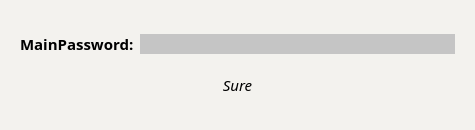
<?xml version="1.0" encoding="UTF-8"?>
<ui version="4.0">
 <class>LoginDialog</class>
 <widget class="QDialog" name="LoginDialog">
  <property name="geometry">
   <rect>
    <x>0</x>
    <y>0</y>
    <width>475</width>
    <height>130</height>
   </rect>
  </property>
  <property name="windowTitle">
   <string>Dialog</string>
  </property>
  <property name="styleSheet">
   <string notr="true">background-color: rgb(243, 242, 238);
border: 0px;</string>
  </property>
  <layout class="QVBoxLayout" name="verticalLayout">
   <item>
    <widget class="QFrame" name="DialogFrame">
     <layout class="QVBoxLayout" name="verticalLayout_3">
      <item>
       <layout class="QHBoxLayout" name="horizontalLayout">
        <item>
         <widget class="QLabel" name="label">
          <property name="font">
           <font>
            <family>Corbel</family>
            <pointsize>11</pointsize>
            <bold>true</bold>
           </font>
          </property>
          <property name="text">
           <string>MainPassword:</string>
          </property>
         </widget>
        </item>
        <item>
         <layout class="QVBoxLayout" name="verticalLayout_2">
          <item>
           <widget class="QLineEdit" name="lineEdit">
            <property name="font">
             <font>
              <family>Courier New</family>
              <pointsize>11</pointsize>
              <italic>true</italic>
              <bold>true</bold>
             </font>
            </property>
            <property name="styleSheet">
             <string notr="true">background-color: rgb(197, 197, 197);</string>
            </property>
           </widget>
          </item>
         </layout>
        </item>
       </layout>
      </item>
      <item>
       <widget class="QPushButton" name="pushButton">
        <property name="font">
         <font>
          <family>Corbel Light</family>
          <pointsize>11</pointsize>
          <italic>true</italic>
         </font>
        </property>
        <property name="text">
         <string>Sure</string>
        </property>
       </widget>
      </item>
     </layout>
    </widget>
   </item>
  </layout>
 </widget>
 <resources/>
 <connections/>
</ui>
